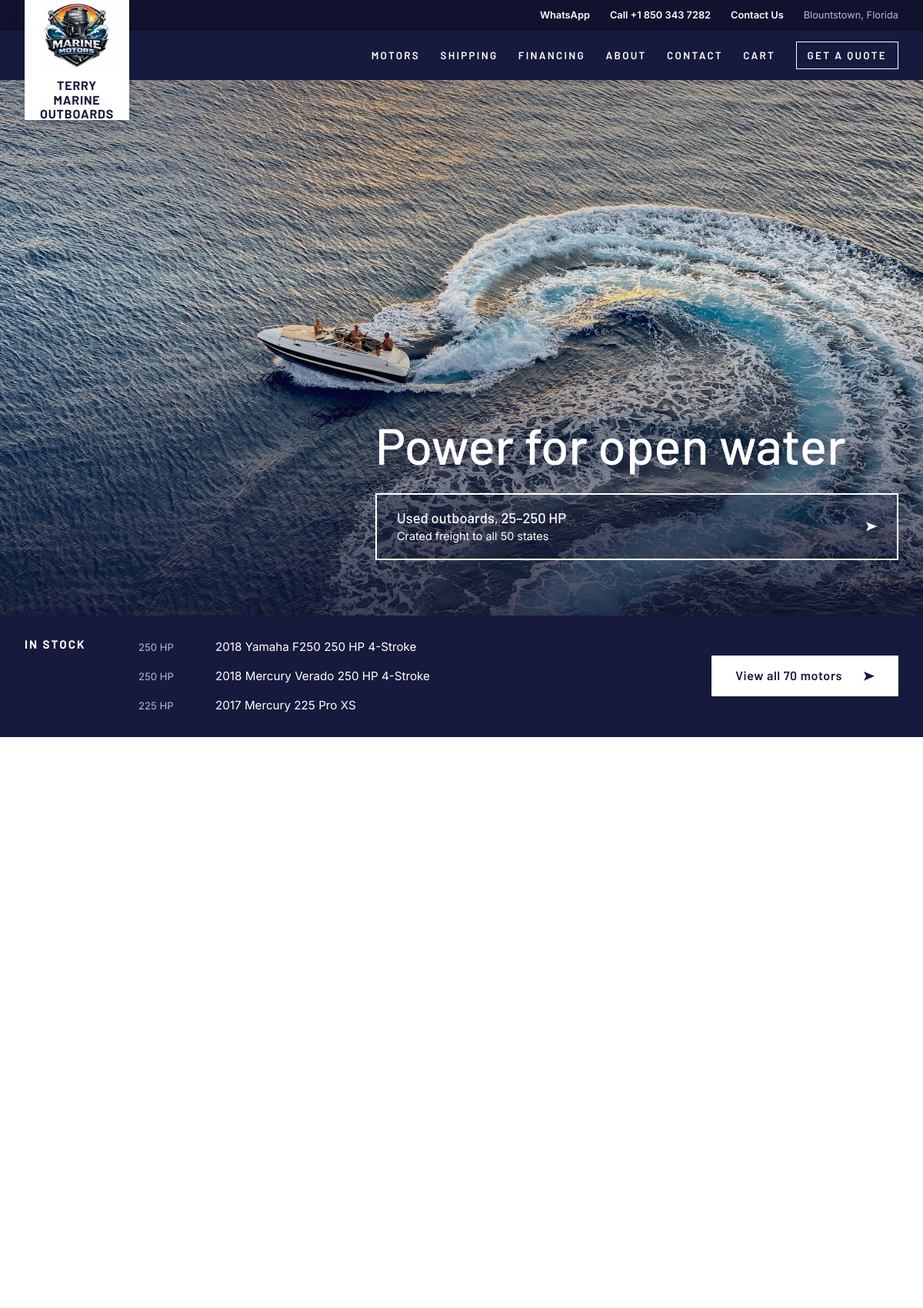
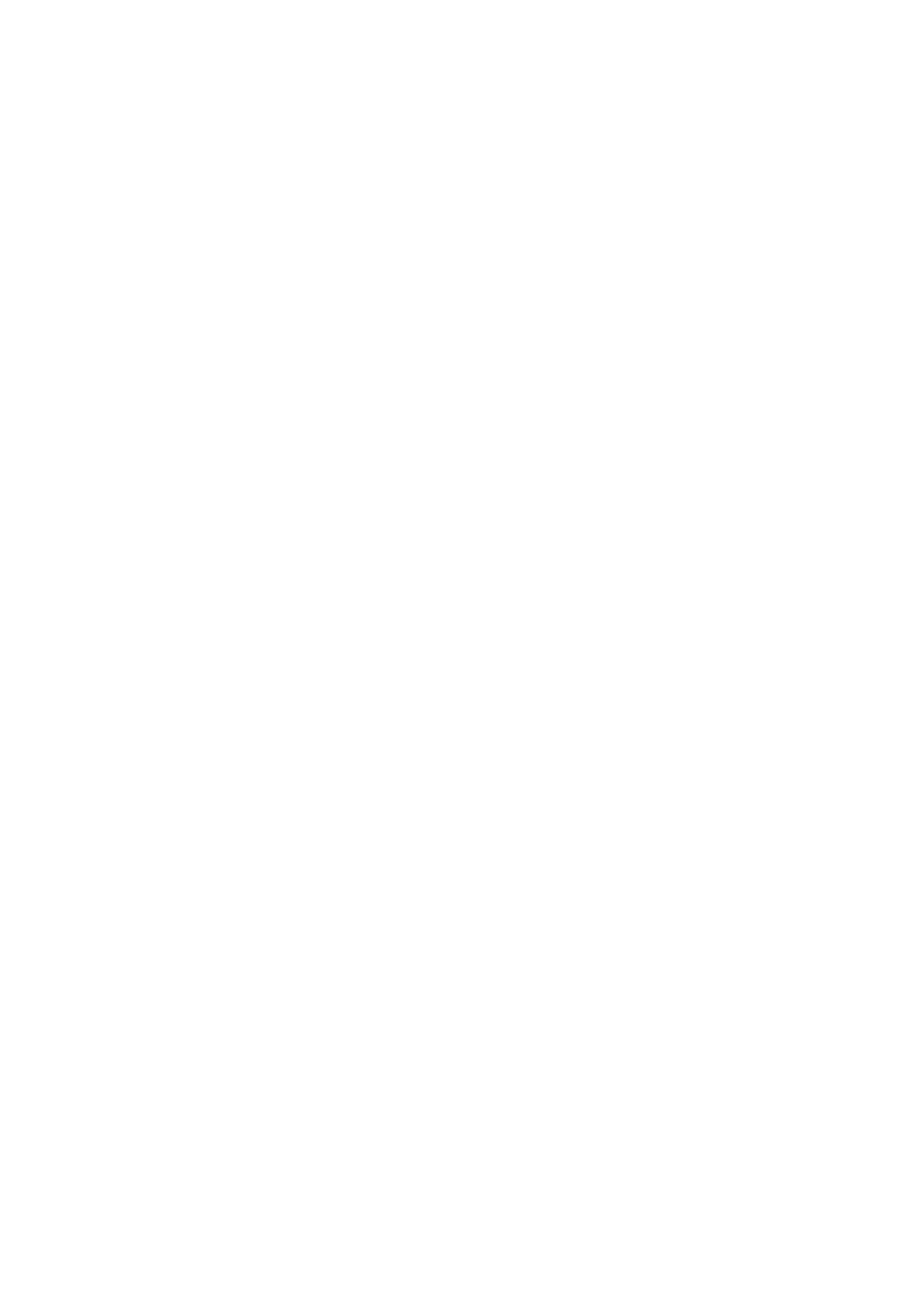
The page / (upper part) on the database its author committed (2 pictures, top to bottom).
### app/models.py (models this page shows)
class Motor(Base):
    __tablename__ = "motors"
    id: Mapped[int] = mapped_column(Integer, primary_key=True)
    name: Mapped[str] = mapped_column(String(200))
    make: Mapped[str] = mapped_column(String(80), index=True)
    model: Mapped[Optional[str]] = mapped_column(String(80))
    year: Mapped[Optional[int]] = mapped_column(Integer)
    hp: Mapped[int] = mapped_column(Integer, index=True)
    stroke: Mapped[int] = mapped_column(Integer, index=True)
    cylinders: Mapped[Optional[int]] = mapped_column(Integer)
    shaft: Mapped[Optional[str]] = mapped_column(String(40))
    hours: Mapped[Optional[int]] = mapped_column(Integer)
    notes: Mapped[Optional[str]] = mapped_column(Text)
    description: Mapped[Optional[str]] = mapped_column(Text)
    price_usd: Mapped[Optional[int]] = mapped_column(Integer)
    condition: Mapped[Optional[str]] = mapped_column(String(40))
    badge: Mapped[Optional[str]] = mapped_column(String(40))
    image_url: Mapped[Optional[str]] = mapped_column(String(500))
    status: Mapped[str] = mapped_column(String(20), default="in_stock", index=True)

### app/main.py (the view)
@app.get("/")
def home(request: Request, db: Session = Depends(get_db)):
    motors = db.scalars(in_stock()).all()
    return templates.TemplateResponse(
        request,
        "index.html",
        {
            "motors": motors,
            "featured": sorted(motors, key=lambda m: (-(m.year or 0), -m.hp))[:HOME_FEATURED],
            "strip": sorted(motors, key=lambda m: -m.hp)[:3],
            "series": build_series(motors),
            "series_preview": SERIES_PREVIEW,
            "hp_low": min((m.hp for m in motors), default=None),
            "hp_high": max((m.hp for m in motors), default=None),
        },
    )

### templates/index.html (shortened to what this page needs)
{% extends "base.html" %}
{% from "_macros.html" import motor_card %}
{% block content %}
<section class="hero">
  <div class="hero-photo photo-wake"></div>
  <div class="wrap hero-inner">
    <div class="hero-copy">
      <h1>Power for open water</h1>
      <a class="hero-box" href="/motors">
        <span>
          Used outboards{% if hp_low is not none %}, {{ hp_low }}–{{ hp_high }} HP{% endif %}
          <small>Crated freight to all 50 states</small>
        </span>
        <span class="btn-arrow" aria-hidden="true"></span>
      </a>
    </div>
  </div>
</section>
{% if strip %}
<section class="stock-strip" aria-label="In stock now">
  <div class="wrap stock-inner">
    <p class="stock-label">In stock</p>
    <ul class="stock-list">
      {% for m in strip %}
      <li><span>{{ m.hp }} HP</span><a href="/motors/{{ m.id }}">{{ m.name }}</a></li>
      {% endfor %}
    </ul>
    <a class="btn btn-light btn-arrow stock-all" href="/motors">View all {{ motors|length }} motors</a>
  </div>
</section>
{% endif %}
<section class="section">
  <div class="wrap series-list">
  </div>
</section>
<section class="section section-tight" id="inventory">
</section>
{% endblock %}

### static/css/site.css (style rules this page uses)
:root { --navy: #171a3d; --navy-deep: #10122e; --navy-soft: #2a2e55; --sky: #3aa0e8; --mist: #f3f2f5; --paper: #ffffff; --line: #dcdce4; --muted: #5f6279; --text: #2b2d42; --danger: #b3261e; --heading: Barlow, "Helvetica Neue", Arial, sans-serif; --body: Inter, system-ui, -apple-system, "Segoe UI", Arial, sans-serif; --logo-width: 136px; }
*, *::before, *::after { box-sizing: border-box; }
html { scroll-behavior: smooth; scroll-padding-top: 90px; -webkit-text-size-adjust: 100%; }
body { margin: 0; background: var(--paper); color: var(--text); font: 400 16px/1.7 var(--body); }
a { color: var(--navy); }
h1, h2, h3 { margin: 0; color: var(--navy); font-family: var(--heading); line-height: 1.12; }
h1 { font-size: clamp(2.4rem, 5.5vw, 4.2rem); font-weight: 500; }
.wrap { width: min(1200px, 100%); margin-inline: auto; padding-inline: 32px; }
.section { padding-block: clamp(64px, 9vw, 120px); }
.btn { display: inline-flex; align-items: center; justify-content: center; gap: 28px; padding: 15px 30px; border: 1px solid var(--navy); border-radius: 0; background: var(--navy); color: var(--paper); font: 600 1rem/1.3 var(--heading); letter-spacing: .04em; text-decoration: none; cursor: pointer; transition: background .25s ease, color .25s ease, border-color .25s ease; }
.btn-arrow::after { content: ""; flex: none; width: 14px; height: 12px; background: currentColor; clip-path: polygon(0 0, 100% 50%, 0 100%, 22% 50%); transition: transform .25s ease; }
.btn-light { background: var(--paper); border-color: var(--paper); color: var(--navy); }
.photo-wake { background-image: url("../img/boat-wake-aerial.jpg"); }
.hero { position: relative; display: flex; align-items: flex-end; min-height: clamp(560px, calc(100vh - 104px), 900px); overflow: hidden; background: var(--navy-deep); color: var(--paper); }
.hero-photo { position: absolute; inset: 0; background-color: var(--navy-deep); background-position: center; background-size: cover; animation: slow-zoom 22s ease-out both; }
.hero::after { content: ""; position: absolute; inset: 0; background: linear-gradient(180deg, rgba(16, 18, 46, .28) 0%, rgba(16, 18, 46, .05) 38%, rgba(16, 18, 46, .78) 100%); }
.hero-inner { position: relative; z-index: 1; display: flex; justify-content: flex-end; width: min(1200px, 100%); padding-block: 72px; }
.hero-copy { width: min(680px, 100%); animation: rise-in .9s .15s cubic-bezier(.2, .7, .2, 1) both; }
.hero h1 { color: var(--paper); font-weight: 500; text-shadow: 0 2px 26px rgba(16, 18, 46, .55); }
.hero-box { display: flex; align-items: center; justify-content: space-between; gap: 24px; margin-top: 26px; padding: 18px 26px; border: 2px solid var(--paper); background: rgba(16, 18, 46, .28); color: var(--paper); font: 500 1.15rem/1.4 var(--heading); text-decoration: none; transition: background .25s ease, color .25s ease; }
.hero-box small { display: block; font: 400 .9rem/1.5 var(--body); }
.hero-box .btn-arrow { display: flex; flex: none; }
.stock-strip { background: var(--navy); color: var(--paper); }
.stock-inner { display: grid; grid-template-columns: 116px minmax(0, 1fr) auto; gap: 16px 32px; align-items: center; padding-block: 28px; }
.stock-label { align-self: start; margin: 0; font: 700 .95rem/1.3 var(--heading); letter-spacing: .14em; text-transform: uppercase; }
.stock-list { display: grid; gap: 12px; margin: 0; padding: 0; list-style: none; }
.stock-list li { display: grid; grid-template-columns: 76px minmax(0, 1fr); gap: 24px; align-items: baseline; }
.stock-list span { color: #b8bad0; font-size: .82rem; }
.stock-list a { color: var(--paper); font-size: .95rem; text-decoration: none; }
.stock-all { white-space: nowrap; }
.section-tight { padding-block: clamp(48px, 6vw, 80px); }
.series-list { display: grid; gap: clamp(72px, 10vw, 130px); }

### rows shown on the page
Motor: hp "250", name "2018 Yamaha F250 250 HP 4-Stroke"
Motor: hp "250", name "2018 Mercury Verado 250 HP 4-Stroke"
Motor: hp "225", name "2017 Mercury 225 Pro XS"

### other values the page prints
{{ biz.phone_display }} "+1 850 343 7282"
{{ biz.business_location }} "Blountstown, Florida"
{{ biz.business_name }} "TERRY MARINE OUTBOARDS"
{{ hp_low }} "25"
{{ hp_high }} "250"
{{ motors|length }} "70"
